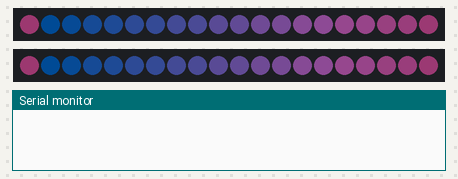
This sketch was run on a simulated Arduino Uno, built with avr-gcc and run on an emulated ATmega328P. Parts: 2 × 20 RGB LEDs in strip order, left to right, the last lines printed to the serial monitor. Dim RGB values are drawn brighter than linear.

Above: at 0.01 s.
At 0.67 s:
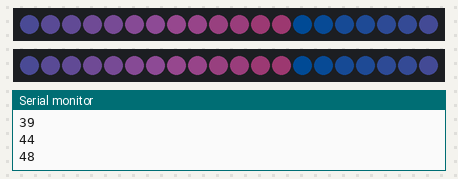
At 1.45 s:
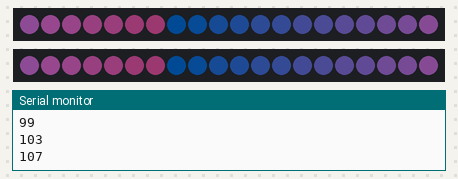

Measured:
- by itself, everything shown: repeats every 1.1 s, in 20 steps

The sketch:

Led.ino
```cpp
#include <Adafruit_NeoPixel.h>

int pixelNumber = 20;//記得改成正確的
const int LedA = 4;
const int LedB = 6;

Adafruit_NeoPixel stripA = Adafruit_NeoPixel(pixelNumber, LedA, NEO_GRB + NEO_KHZ800);
Adafruit_NeoPixel stripB = Adafruit_NeoPixel(pixelNumber, LedB, NEO_GRB + NEO_KHZ800);

int flag = 0;

void setup() {
  Serial.begin(115200);
  stripA.begin();
  stripB.begin();
  pinMode(LedA, OUTPUT);
  pinMode(LedB, OUTPUT);
}
void loop() {
  breath();
}

void breath() {
  int i, j;
  flag = 0;
  for (i = 0; i <= 360; i++) {
    flag ++;

    for (j = 0; j < 20; j++) {
      //int c = int(12 * abs(sin(radians(i))));
      int c = 10;
      stripA.setPixelColor((flag + j) % 20, stripA.Color(int(map(j, 0, 20, 0, c*3 )), c , c * 2));
      stripB.setPixelColor((flag + j) % 20, stripB.Color(int(map(j, 0, 20, 0, c*3 )), c , c * 2));
      //stripA.setPixelColor((flag + j) % 20, stripA.Color(int(map(j, 0, 20, 0, c / 2)), c / 2, c * 2));
      //stripB.setPixelColor((flag + j) % 20, stripB.Color(int(map(j, 0, 20, 0, c / 2)), c / 2, c * 2));

    }
    stripA.show();
    stripB.show();
    delay(50);
    Serial.println(int(255 * abs(sin(radians(i)))));
  }
}
```
